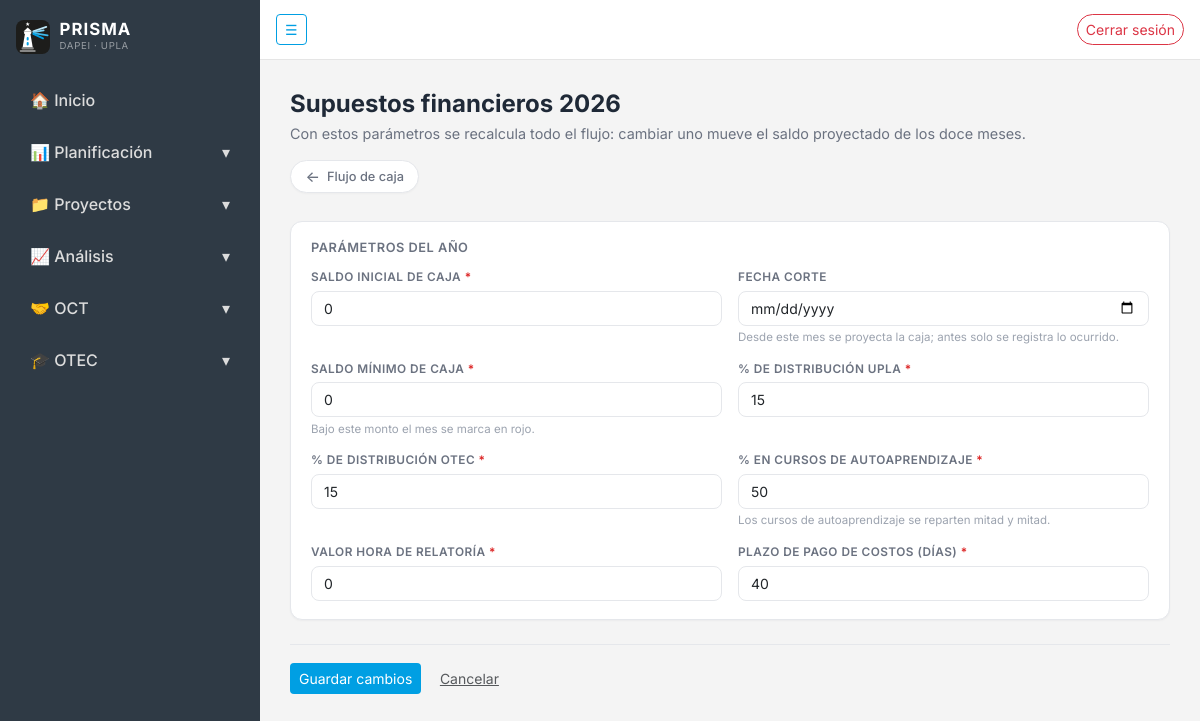
The page /otec/flujo/2026/supuestos/?anio=2026 (signed in) on the database as committed earlier.
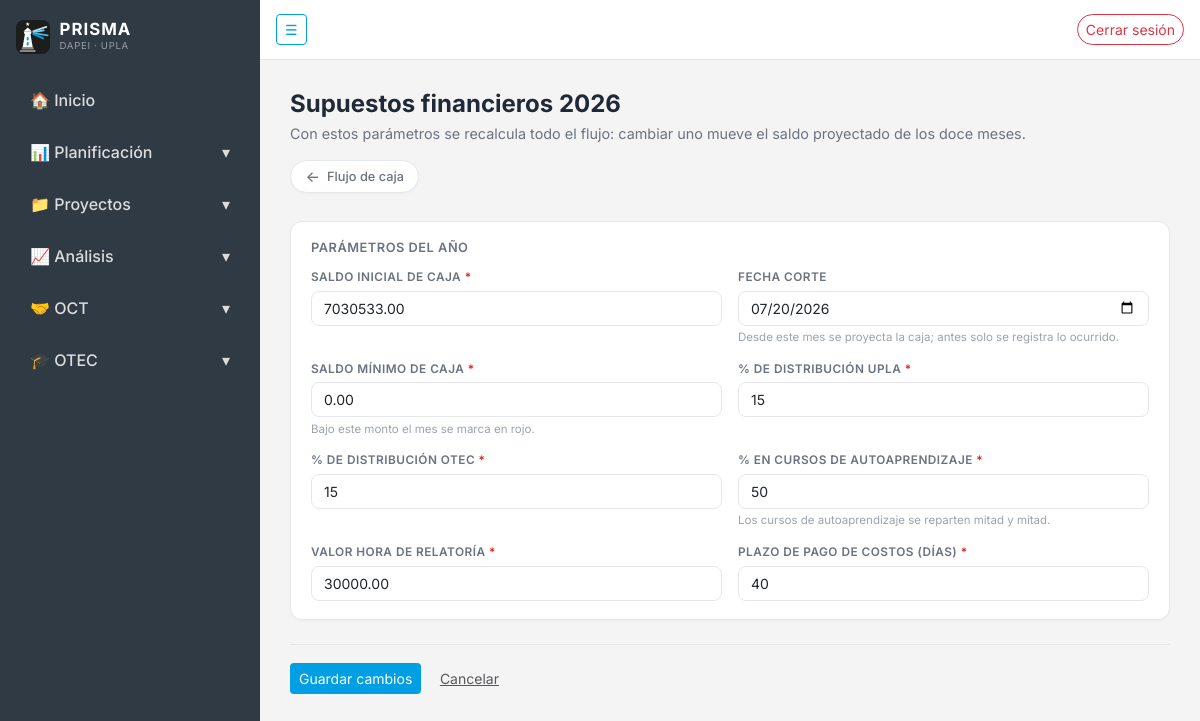
The same page on the database as committed later.
### otec/models.py (models this page shows, shortened)
class SupuestosFinancieros(models.Model):
    anio = models.PositiveIntegerField(unique=True)
    saldo_inicial = models.DecimalField(max_digits=15, decimal_places=2, default=0)
    fecha_corte = models.DateField(
        null=True, blank=True,
        help_text="Desde este mes se proyecta la caja; antes solo se registra lo ocurrido.",
    )
    valor_hora_relatoria = models.DecimalField(max_digits=12, decimal_places=2, default=0)
    pct_upla = models.DecimalField(
        max_digits=5, decimal_places=4, default=Decimal("0.15"),
        verbose_name="% de distribución UPLA",
    )
    pct_otec = models.DecimalField(
        max_digits=5, decimal_places=4, default=Decimal("0.15"),
        verbose_name="% de distribución OTEC",
    )
    pct_autoaprendizaje = models.DecimalField(
        max_digits=5, decimal_places=4, default=Decimal("0.50"),
        help_text="Los cursos de autoaprendizaje se reparten mitad y mitad.",
    )
    plazo_pago_costos_dias = models.PositiveIntegerField(default=40)
    saldo_minimo = models.DecimalField(max_digits=15, decimal_places=2, default=0)
    class Meta:
        verbose_name = "supuestos financieros"
        verbose_name_plural = "supuestos financieros"
        ordering = ["-anio"]

### otec/views.py (the view)
# urls.py: path('flujo/<int:anio>/supuestos/', views.editar_supuestos, name='editar_supuestos'),
@login_required
def editar_supuestos(request, anio):
    supuestos = (
        SupuestosFinancieros.objects.filter(anio=anio).first()
        or SupuestosFinancieros(anio=anio)
    )
    form = SupuestosFinancierosForm(request.POST or None, instance=supuestos)
    if request.method == "POST" and form.is_valid():
        form.save()
        messages.success(request, f"Supuestos de {anio} actualizados.")
        return redirect(_volver_al_flujo(request))
    return render(request, "otec/flujo_form.html", {
        "titulo": f"Supuestos financieros {anio}",
        "descripcion": (
            "Con estos parámetros se recalcula todo el flujo: cambiar uno mueve "
            "el saldo proyectado de los doce meses."
        ),
        "bloques": [{"titulo": "Parámetros del año", "form": form}],
        "volver": _volver_al_flujo(request),
    })

### otec/forms.py (called while the page is built)
def _estilizar(form):
    for nombre, campo in form.fields.items():
        widget = campo.widget
        if isinstance(widget, forms.Select):
            widget.attrs.setdefault("class", "form-select")
        elif isinstance(widget, forms.CheckboxInput):
            widget.attrs.setdefault("class", "form-check-input")
        elif isinstance(widget, forms.Textarea):
            widget.attrs.setdefault("class", "form-control")
            widget.attrs.setdefault("rows", 3)
        else:
            widget.attrs.setdefault("class", "form-control")

    def campos(self):
        return [(campo, self.ANCHOS.get(campo.name, "")) for campo in self]

    def prepare_value(self, value):
        if not isinstance(value, Decimal):
            return value
        pct = value * 100
        entero = pct.to_integral_value()
        return entero if pct == entero else pct

### otec/views.py (called while the page is built)
def _volver_al_flujo(request):
    url = reverse("otec:flujo_caja")
    anio = request.GET.get("anio", "")
    return f"{url}?anio={anio}" if anio.isdigit() else url

### otec/templates/otec/flujo_form.html (shortened to what this page needs)
{% extends "core/base.html" %}
{% load static %}
{% block content %}
<link rel="stylesheet" href="{% static 'otec/css/otec.css' %}">
<div class="otec-header">
    <div>
        <h2>{{ titulo }}</h2>
        <p>{{ descripcion }}</p>
    </div>
    <a href="{{ volver }}" class="btn-volver"><span class="arrow">←</span> Flujo de caja</a>
</div>
<form method="post" novalidate>
    {% for bloque in bloques %}
    <div class="otec-card mb-3"><div class="otec-card__body">
        <h6 class="otec-card__title">{{ bloque.titulo }}</h6>
        <div class="otec-form-grid">
            {% for campo, ancho in bloque.form.campos %}
            {% include "otec/partials/campo.html" with campo=campo clase=ancho %}
            {% endfor %}
        </div>
    </div></div>
    {% endfor %}
    <div class="otec-acciones">
        <button class="btn btn-sm" style="background: var(--otec-primary); color:#fff">
            Guardar cambios
        </button>
        <a href="{{ volver }}" class="btn btn-sm btn-link text-muted">Cancelar</a>
    </div>
</form>
{% endblock %}

### otec/templates/otec/partials/campo.html (shortened to what this page needs)
<div class="otec-campo {{ clase|default:'' }}">
    <label for="{{ campo.id_for_label }}" class="otec-campo__label">
        {{ campo.label }}{% if campo.field.required %} <span class="otec-campo__req">*</span>{% endif %}
    </label>
    {{ campo }}
    {% if campo.help_text %}<div class="otec-campo__ayuda">{{ campo.help_text }}</div>{% endif %}
</div>

Rows that differ between the two databases and show on the page:
added SupuestosFinancieros: campos "7030533.00" "07/20/2026" "0.00" "15" "15" "50" "30000.00" "40"
Other text that changed with them:
list line gone: "0  0 15 15 50 0 40"
